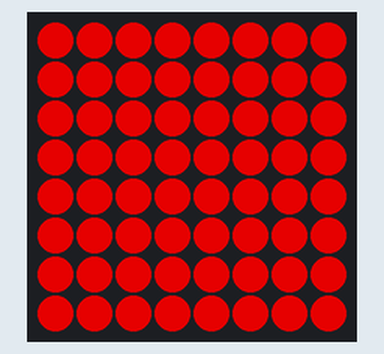
The program below on a simulated Raspberry Pi (BCM pin numbers) with a Sense HAT. On the bench: the Sense HAT's 8×8 RGB LED matrix. Dim RGB values are drawn brighter than linear.

Above: at 0.1 s.

The program:

red.py
```python
from sense_hat import SenseHat
import time

s = SenseHat()
s.low_light = True

green = (0, 255, 0)
yellow = (255, 255, 0)
blue = (0, 0, 255)
red = (255, 0, 0)
white = (255,255,255)
nothing = (0,0,0)
pink = (255,105, 180)

def r():
  R = red
  logo = [
  R, R, R, R, R, R, R, R,
  R, R, R, R, R, R, R, R,
  R, R, R, R, R, R, R, R,
  R, R, R, R, R, R, R, R,
  R, R, R, R, R, R, R, R,
  R, R, R, R, R, R, R, R,
  R, R, R, R, R, R, R, R,
  R, R, R, R, R, R, R, R,
  ]
  return logo

images = [r]
count = 0

while True:
  s.set_pixels(images[count % len(images)]())
  time.sleep(.75)
  count += 1
```
